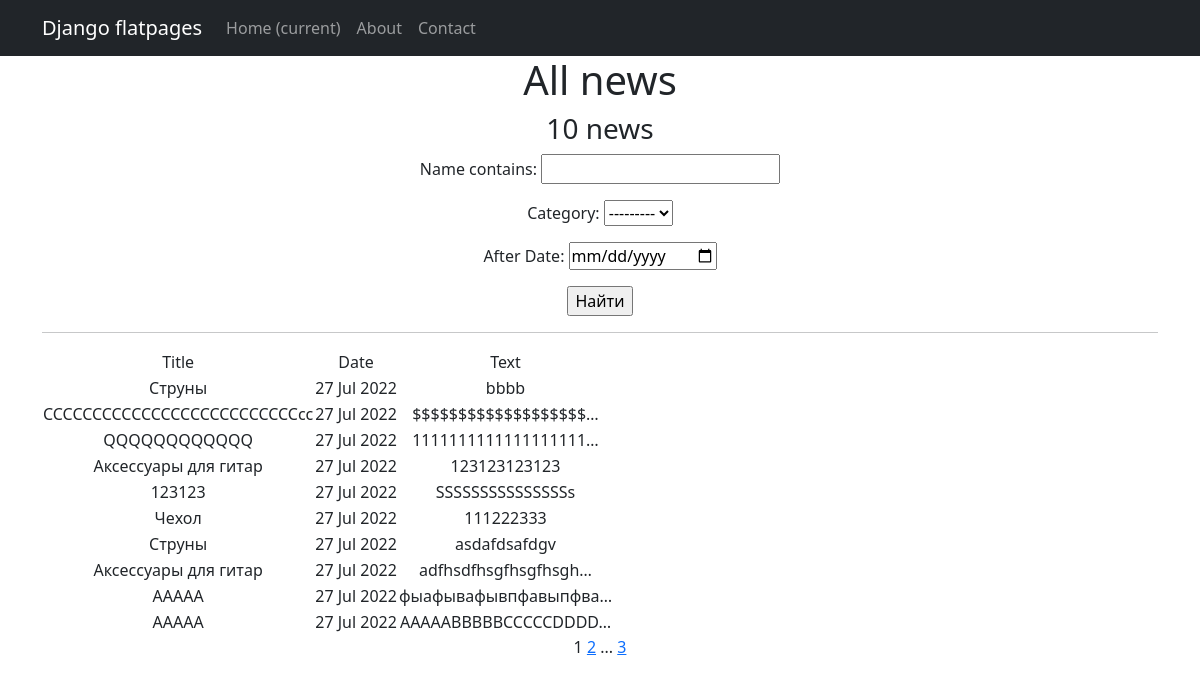
The app's page /news/search/ with its own data.
### news/models.py (models this page shows, shortened)
class Post(models.Model):
    author = models.ForeignKey(Author, on_delete=models.CASCADE)
    category = models.CharField(max_length=255, choices=CATEGORY)
    time = models.DateTimeField(auto_now_add=True)
    post_category = models.ManyToManyField(Category, through='PostCategory')
    name = models.CharField(max_length=255)
    text = models.TextField()
    rating = models.IntegerField(default=0)

### news/views.py (the view)
# urls.py: path('search/', SearchList.as_view(), name='post_search'),
class SearchList(ListView):
    model = Post
    ordering = '-time'
    template_name = 'search.html'
    context_object_name = 'news'
    paginate_by = 10
    def get_queryset(self):
        queryset = super().get_queryset()
        self.filterset = PostFilter(self.request.GET, queryset)
        return self.filterset.qs
    def get_context_data(self, **kwargs):
        context = super().get_context_data(**kwargs)
        context['filterset'] = self.filterset
        return context

### news/templatetags/custom_tags.py (called while the page is built)
@register.simple_tag(takes_context=True)
def url_replace(context, **kwargs):
    d = context['request'].GET.copy()
    for k, v in kwargs.items():
        d[k] = v
    return d.urlencode()

### templates/search.html (shortened to what this page needs)
{% extends 'flatpages/default.html' %}
{% load custom_tags %}
{% block content %}
   <h1>All news</h1>
   <h3>{{ news|length }} news</h3>
   <form action="" method="get">
       {{ filterset.form.as_p }}
       <input type="submit" value="Найти" />
   </form>
   <hr>
   {% if news %}
       <table>
           <tr>
               <td>Title</td>
               <td>Date</td>
               <td>Text</td>
           </tr>
           {% for post in news %}
           <tr>
               <td>{{ post.name }}</td>
               <td>{{ post.time|date:'d M Y' }}</td>
               <td>{{ post.text|truncatechars:20 }}</td>
           </tr>
           {% endfor %}
       </table>
   {% else %}
       <h2>No news to display</h2>
   {% endif %}
   {{ page_obj.number }}
   {% if page_obj.has_next %}
       <a href="?{% url_replace page=page_obj.next_page_number %}">{{ page_obj.next_page_number }}</a>
       {% if paginator.num_pages != page_obj.next_page_number %}
           ...
           <a href="?{% url_replace page=page_obj.paginator.num_pages %}">{{ page_obj.paginator.num_pages }}</a>
       {% endif %}
   {% endif %}
{% endblock content %}

### records on screen
Post: name "Струны", time "27 Jul 2022", text "bbbb"
Post: name "CCCCCCCCCCCCCCCCCCCCCCCCCCcc", time "27 Jul 2022", text "$$$$$$$$$$$$$$$$$$$…"
Post: name "QQQQQQQQQQQQ", time "27 Jul 2022", text "1111111111111111111…"
Post: name "Аксессуары для гитар", time "27 Jul 2022", text "123123123123"
Post: name "123123", time "27 Jul 2022", text "SSSSSSSSSSSSSSSs"
Post: name "Чехол", time "27 Jul 2022", text "111222333"
Post: name "Струны", time "27 Jul 2022", text "asdafdsafdgv"
Post: name "Аксессуары для гитар", time "27 Jul 2022", text "adfhsdfhsgfhsgfhsgh…"
Post: name "AAAAA", time "27 Jul 2022", text "фыафывафывпфавыпфва…"
Post: name "AAAAA", time "27 Jul 2022", text "AAAAABBBBBCCCCCDDDD…"

### other values on screen
{{ news|length }} "10"
{{ page_obj.number }} "1"
{{ page_obj.next_page_number }} "2"
{{ page_obj.paginator.num_pages }} "3"
